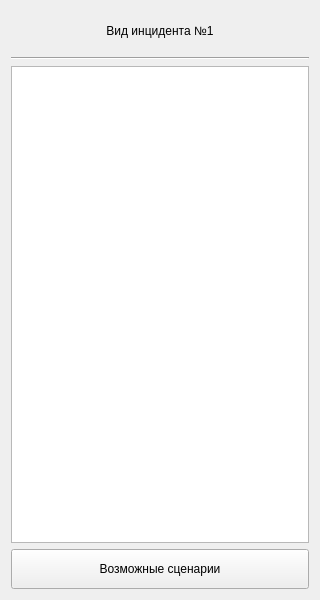
<?xml version="1.0" encoding="UTF-8"?>
<ui version="4.0">
 <class>Incident</class>
 <widget class="QWidget" name="Incident">
  <property name="geometry">
   <rect>
    <x>0</x>
    <y>0</y>
    <width>320</width>
    <height>600</height>
   </rect>
  </property>
  <property name="windowTitle">
   <string>Form</string>
  </property>
  <layout class="QVBoxLayout" name="verticalLayout">
   <item>
    <widget class="QLabel" name="label_incident_title">
     <property name="minimumSize">
      <size>
       <width>0</width>
       <height>40</height>
      </size>
     </property>
     <property name="text">
      <string>Вид инцидента №1</string>
     </property>
     <property name="alignment">
      <set>Qt::AlignCenter</set>
     </property>
    </widget>
   </item>
   <item>
    <widget class="Line" name="split_line">
     <property name="orientation">
      <enum>Qt::Horizontal</enum>
     </property>
    </widget>
   </item>
   <item>
    <widget class="QTextEdit" name="textEdit_incident_description"/>
   </item>
   <item>
    <widget class="QPushButton" name="pushButton_openScenario">
     <property name="minimumSize">
      <size>
       <width>0</width>
       <height>40</height>
      </size>
     </property>
     <property name="text">
      <string>Возможные сценарии</string>
     </property>
    </widget>
   </item>
  </layout>
 </widget>
 <resources/>
 <connections/>
</ui>
